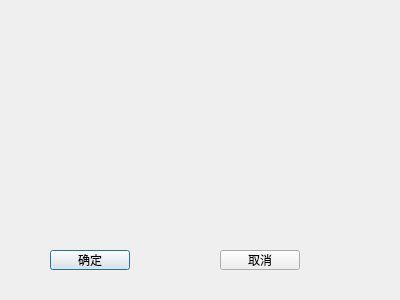
<?xml version="1.0" encoding="UTF-8"?>
<ui version="4.0">
 <class>HeadImgDialog</class>
 <widget class="QDialog" name="HeadImgDialog">
  <property name="geometry">
   <rect>
    <x>0</x>
    <y>0</y>
    <width>400</width>
    <height>300</height>
   </rect>
  </property>
  <property name="windowTitle">
   <string>Dialog</string>
  </property>
  <widget class="QPushButton" name="ok_pushButton">
   <property name="geometry">
    <rect>
     <x>50</x>
     <y>250</y>
     <width>80</width>
     <height>20</height>
    </rect>
   </property>
   <property name="text">
    <string>确定</string>
   </property>
  </widget>
  <widget class="QPushButton" name="cancel_pushButton">
   <property name="geometry">
    <rect>
     <x>220</x>
     <y>250</y>
     <width>80</width>
     <height>20</height>
    </rect>
   </property>
   <property name="text">
    <string>取消</string>
   </property>
  </widget>
 </widget>
 <resources/>
 <connections/>
</ui>
